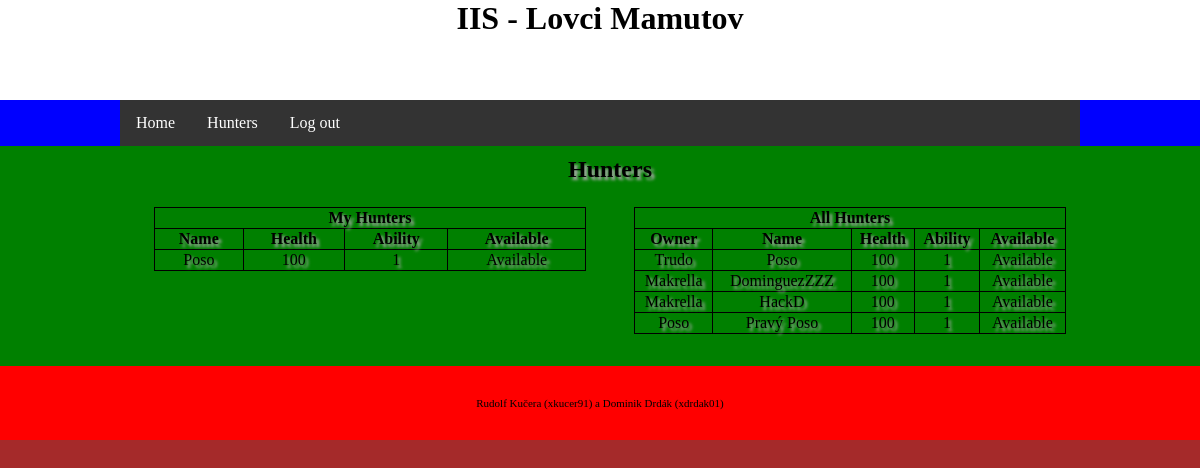
Page /iis/hunter/overview (signed in) on the committed database.
### tables this page shows
CREATE TABLE `hunter` (
  `id` int(11) NOT NULL,
  `user` int(11) NOT NULL,
  `name` varchar(255) NOT NULL,
  `health` int(11) NOT NULL,
  `ability` int(11) NOT NULL,
  `available` int(11) NOT NULL
);

CREATE TABLE `user` (
  `id` int(11) NOT NULL,
  `name` varchar(255) NOT NULL,
  `password` varchar(255) NOT NULL,
  `level` int(11) NOT NULL
);

### controller/RouterController.php (called while the page is built, shortened)
<?php
class RouterController extends Controller
{
	protected $controller;
	private function dashToCamelCase($text)
	{
		$word = str_replace('-', ' ', $text);
		$word = ucwords($word);
		$word = str_replace(' ', '', $word);
		return $word;
	}
	private function parseURL($url)
	{
        $parsedURL = parse_url($url);
		$parsedURL["path"] = ltrim($parsedURL["path"], "/");
		$parsedURL["path"] = trim($parsedURL["path"]);
		$splitPath = explode("/", $parsedURL["path"]);
		return $splitPath;
	}
    public function handle($parameters)
    {
		$parsedURL = $this->parseURL($parameters[0]);
		$iis = array_shift($parsedURL);
		$controllerClass = $this->dashToCamelCase(array_shift($parsedURL)) . 'Controller';
		if (file_exists('controller/' . $controllerClass . '.php'))
			$this->controller = new $controllerClass;
		else
			$this->redirect('iis/error');
        $this->controller->handle($parsedURL);
		$this->view = 'template';
    }
}

### index.php (called while the page is built, shortened)
<?php
$router = new RouterController();
$router->handle(array($_SERVER['REQUEST_URI']));
$router->writeView();

### controller/HunterController.php (called while the page is built, shortened)
<?php
class HunterController extends Controller
{
    public function handle($parameters)
    {
    	if (!isLoggedIn()) {
    		$this->redirect('iis/error');
    	} else {
			$user = new User($_SESSION['user']);
			$user->setId();
		}
    	if (isset($parameters)) {
    		if ($parameters[0] == 'create') {
				$this->header['title'] = "IIS Create Hunter";
				$this->header['description'] = "Create your hunter";
				$this->header['keywords'] = ["iis", "create", "hunter", "start"];
    			$this->view = 'hunterCreate';
    			if (isset($_POST['hunterName'])) {
    				$hunter = new Hunter($_POST['hunterName'], 1);
    				$hunter->insertIntoDb();
    				$this->redirect('iis/hunter/overview');
    			}
    		} else if ($parameters[0] == 'overview') {
				$this->header['title'] = "IIS Hunters";
				$this->header['description'] = "User overview of all hunters";
				$this->header['keywords'] = ["iis", "overview", "hunter", "hunters"];
				$myHunters = $user->getMyHunters();
				$allHunters = Hunter::getAllHunters();
    			$this->view = 'hunterOverview';
    		}
    	}
    }
}

### model/user.php (called while the page is built, shortened)
<?php
class User {
	private $id;
	private $name;
	public function __construct ($name) {
		$this->name = $name;$this->level = 0;
	}
	public function setId() {
		$this->id = Db::querySingle('SELECT id FROM user WHERE name = ?', [$this->name]);
	}
	public function getMyHunters() {
		return Db::queryAll('SELECT * FROM hunter WHERE user = ?', [$this->id]);
	}
	public static function getUserNameById($id) {
		return Db::querySingle('SELECT name FROM user WHERE id = ?', [$id]);
	}
}

### model/Db.php (called while the page is built, shortened)
<?php
class Db {
    private static $connection;
    private static $settings = array(
		PDO::ATTR_ERRMODE => PDO::ERRMODE_EXCEPTION,
		PDO::MYSQL_ATTR_INIT_COMMAND => "SET NAMES utf8",
		PDO::ATTR_EMULATE_PREPARES => false,
	);
    public static function connect($host, $user, $password, $database) {
		if (!isset(self::$connection)) {
			self::$connection = @new PDO(
				"mysql:host=$host;dbname=$database",
				$user,
				$password,
				self::$settings
			);
		}
	}
    public static function queryOne($query, $parameters = array()) {
		$result = self::$connection->prepare($query);
		$result->execute($parameters);
		return $result->fetch();
	}
    public static function queryAll($query, $parameters = array()) {
		$result = self::$connection->prepare($query);
		$result->execute($parameters);
		return $result->fetchAll();
	}
    public static function querySingle($query, $parameters = array()) {
		$result = self::queryOne($query, $parameters);
		return $result[0];
	}
}

### model/hunter.php (called while the page is built, shortened)
<?php
class Hunter {
	public static function getAllHunters() {
		return Db::queryAll('SELECT * FROM hunter');
	}
}

### view/hunterOverview.phtml (the view)
<h1>Hunters</h1>
<table id="myHunters">
	<tr>
		<th colspan="4">
			My Hunters
		</th>
	</tr>
	<tr>
		<th>Name</th>
		<th>Health</th>
		<th>Ability</th>
		<th>Available</th>
	</tr>
	<?php foreach ($myHunters as $hunter):?>
		<tr>
			<td><?= $hunter['name'] ?></td>
			<td><?= $hunter['health'] ?></td>
			<td><?= $hunter['ability'] ?></td>
			<td>
				<?php if ($hunter['available'] == 1) : ?>
					Available
				<?php else : ?>
					Unavailable
				<?php endif; ?>
			</td>
		</tr>
	<?php endforeach; ?>
</table>
<table id="allHunters">
	<tr>
		<th colspan="5">
			All Hunters
		</th>
	</tr>
	<tr>
		<th>Owner</th>
		<th>Name</th>
		<th>Health</th>
		<th>Ability</th>
		<th>Available</th>
	</tr>
	<?php foreach ($allHunters as $hunter):?>
		<tr>
			<td><?= User::getUserNameById($hunter['user']); ?></td>
			<td><?= $hunter['name'] ?></td>
			<td><?= $hunter['health'] ?></td>
			<td><?= $hunter['ability'] ?></td>
			<td>
				<?php if ($hunter['available'] == 1) : ?>
					Available
				<?php else : ?>
					Unavailable
				<?php endif; ?>
			</td>
		</tr>
	<?php endforeach; ?>
</table>

### controller/Controller.php (shortened to what this page needs)
<?php
abstract class Controller
{
    protected $view = "";
    public function writeView()
    {
        if ($this->view)
        {
            require("view/" . $this->view . ".phtml");
        }
    }
}

### view/template.phtml (shortened to what this page needs)
<!DOCTYPE html>
<html lang="cs-cz">
	<head>
		<link rel="stylesheet" href="iis/css/style.css" type="text/css"/>
		<link rel="stylesheet" href="iis/css/navigation.css" type="text/css"/>
		<link rel="stylesheet" href="iis/css/start.css" type="text/css"/>
		<link rel="stylesheet" href="iis/css/hunter.css" type="text/css"/>
	</head>
	<body>
		<header>
			<div class="center">
				<h1>IIS - Lovci Mamutov</h1>
			</div>
		</header>
		<nav>
			<div class="center">
			<ul>
				<li><a href="iis/home">Home</a></li>
				<?php if (isset($_SESSION['user'])): ?>
					<li><a href="iis/hunter/overview">Hunters</a></li>
					<li><a href="iis/logout">Log out</a></li>
				<?php endif; ?>
			</ul>
			</div>
		</nav>
		<article>
			<div class="center">
			<?php $this->controller->writeView();  ?>
			</div>
		</article>
		<footer>
			<div class="center">
			<p>Rudolf Kučera (xkucer91) a Dominik Drdák (xdrdak01)</p>
			</div>
		</footer>
	</body>
</html>

### css/style.css (style rules this page uses)
html { height: 100%; width: 100%; margin: 0; padding: 0; }
body { background-color: brown; width: 100%; margin: 0; padding: 0; min-height: 100%; }
header { width: 100%; height: 100px; background-color: white; margin: 0; padding: 0; }
article { margin: 0; padding: 10px; width: 100%; min-height: 200px; text-shadow: 3px 3px 3px #aaaaaa; background-color: green; }
footer { font-size: 11px; text-align: center; padding: 20px; background-color: red; }
.center { margin: 0; padding: 0; width: 80%; margin: auto; }
h1 { margin: 0; text-align: center; }

### css/navigation.css (style rules this page uses)
nav { width: 100%; background-color: blue; margin: 0; padding: 0; }
nav ul { list-style-type: none; margin: 0; padding: 0; overflow: hidden; background-color: #333; }
nav li { float: left; }
nav li a { display: block; color: white; text-align: center; padding: 14px 16px; text-decoration: none; }

### css/hunter.css (style rules this page uses)
#myHunters, #myHunters td, #myHunters th { border-collapse: collapse; border: 1px solid black; }
#myHunters { width: 45%; margin: 2.5%; text-align: center; float: left; }
#allHunters, #allHunters td, #allHunters th { border-collapse: collapse; border: 1px solid black; }
#allHunters { width: 45%; margin: 2.5%; text-align: center; float: right; }

### rows in the picture
hunter: name "Poso", health "100", ability "1", available "Available", user.name "Trudo"
hunter: user.name "Makrella", name "DominguezZZZ", health "100", ability "1", available "Available"
hunter: user.name "Makrella", name "HackD", health "100", ability "1", available "Available"
hunter: user.name "Poso", name "Pravý Poso", health "100", ability "1", available "Available"
